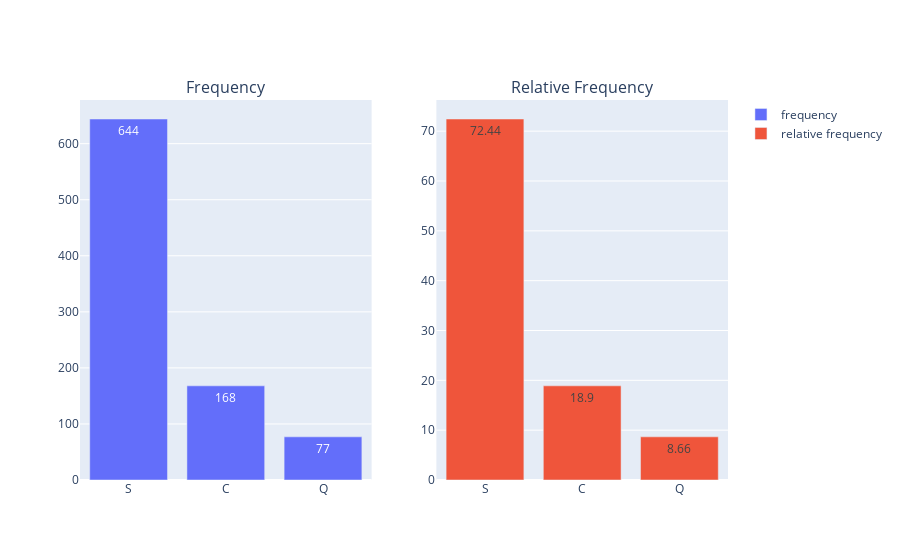

Notebook code cell kept with this figure:
### Code cell
frequency_plot("Embarked", titanic)

### Figure 1 — Plotly figure (JSON) as saved in the notebook; plotly's stock layout.template omitted (floating-point values rounded to 4 significant figures)
{"data": [{"hoverinfo": "x+y", "name": "frequency", "text": [644, 168, 77], "type": "bar", "x": ["S", "C", "Q"], "xaxis": "x", "y": [644, 168, 77], "yaxis": "y"}, {"hoverinfo": "x+y", "name": "relative frequency", "text": [72.44, 18.9, 8.66], "type": "bar", "x": ["S", "C", "Q"], "xaxis": "x2", "y": [72.44, 18.9, 8.661], "yaxis": "y2"}], "layout": {"annotations": [{"font": {"size": 16}, "showarrow": false, "text": "Frequency", "x": 0.225, "xanchor": "center", "xref": "paper", "y": 1, "yanchor": "bottom", "yref": "paper"}, {"font": {"size": 16}, "showarrow": false, "text": "Relative Frequency", "x": 0.775, "xanchor": "center", "xref": "paper", "y": 1, "yanchor": "bottom", "yref": "paper"}], "hovermode": "x", "showlegend": true, "xaxis": {"anchor": "y", "domain": [0, 0.45]}, "xaxis2": {"anchor": "y2", "domain": [0.55, 1]}, "yaxis": {"anchor": "x", "domain": [0, 1]}, "yaxis2": {"anchor": "x2", "domain": [0, 1]}}}
